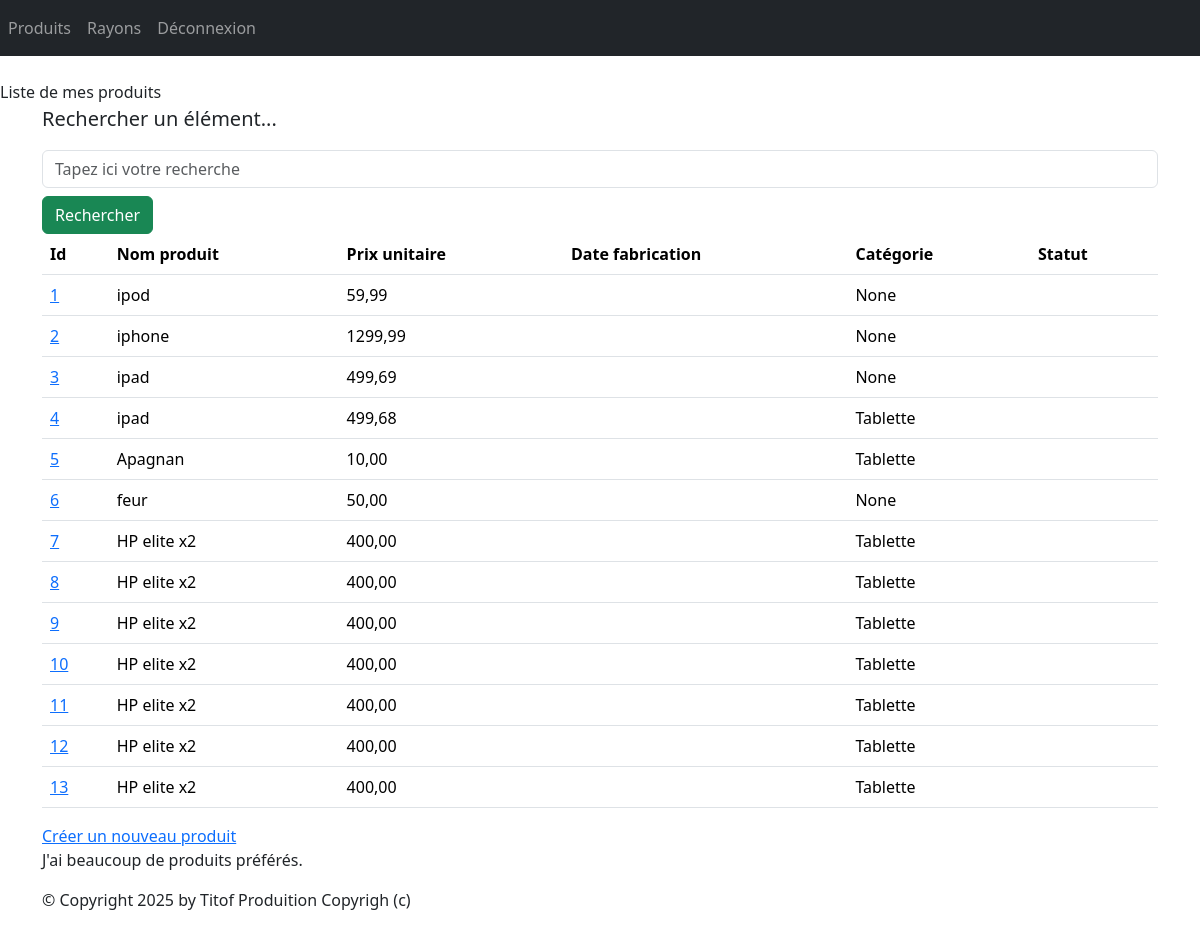
The page /monApp/produits/ (signed in) on the database as committed earlier.
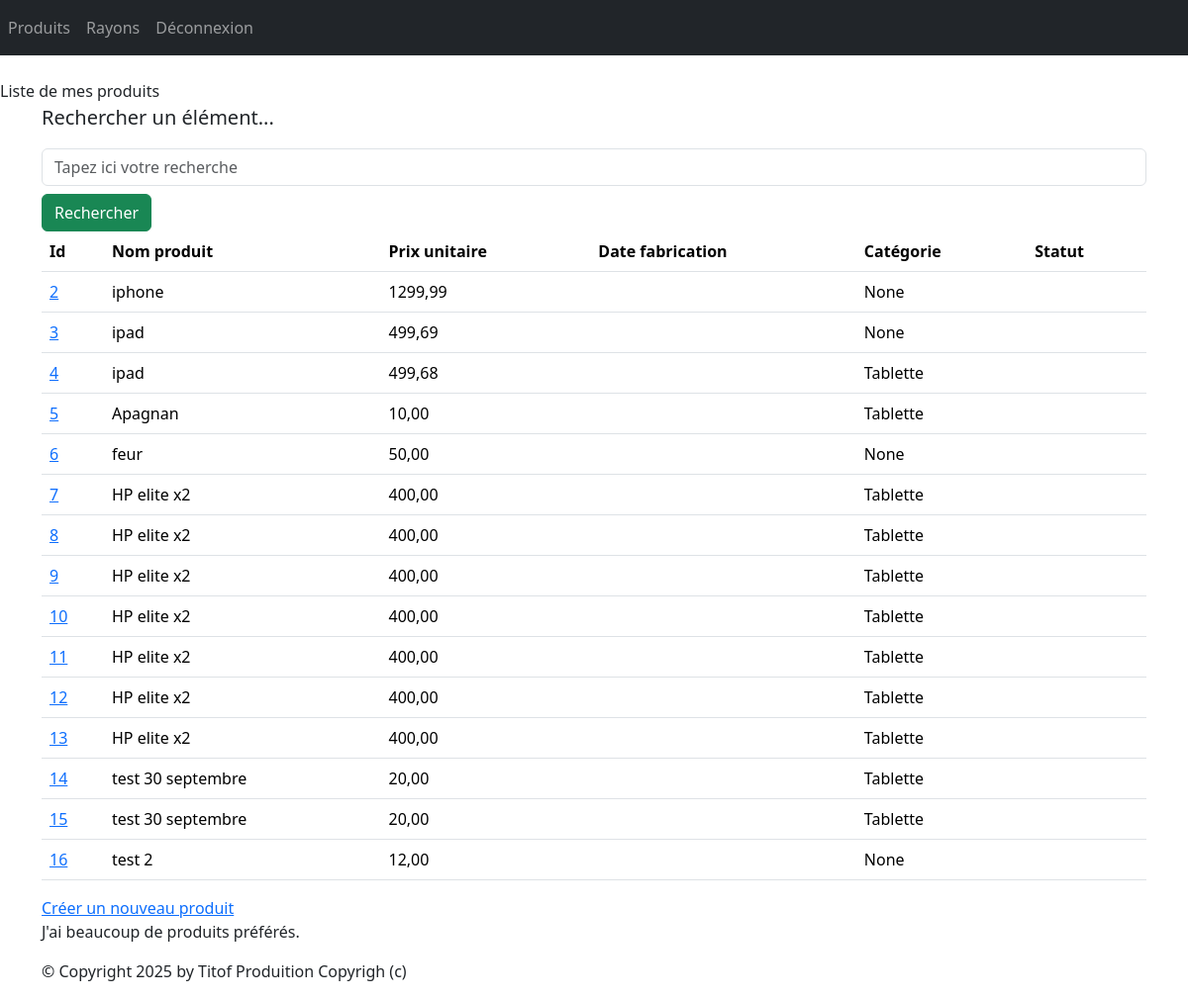
The same page on the database as committed later.
### monApp/models.py (models this page shows, shortened)
class Produit(models.Model):
	refProd = models.AutoField(primary_key=True)
	intituleProd = models.CharField(max_length=200)
	prixUnitaireProd = models.DecimalField(max_digits=10, decimal_places=2)
	dateFabrication = models.DateField(default=datetime.date(2024, 9, 4))
	categorie = models.ForeignKey(Categorie, on_delete=models.CASCADE, related_name="produits", null=True, blank=True)
	statut = models.ForeignKey(Statut, on_delete=models.CASCADE, related_name="produits", null=True, blank=True)

class Categorie(models.Model):
	idCat = models.AutoField(primary_key=True)
	nomCat = models.CharField(max_length=100)
	def __str__(self):
		return self.nomCat

### monApp/views.py (the view)
# urls.py: path("produits/",views.ProduitListView.as_view(),name="lst_prdts"),
@method_decorator(login_required, name='dispatch')
class ProduitListView(ListView):
    model = Produit
    template_name = "monApp/list_produits.html"
    context_object_name = "prdts"
    def get_queryset(self ) :
        query = self.request.GET.get('search')
        if query:
            return Produit.objects.filter(intituleProd__icontains=query).select_related('categorie').select_related('statut')
        return Produit.objects.select_related('categorie').select_related('statut')
    def get_context_data(self, **kwargs):
        context = super(ProduitListView, self).get_context_data(**kwargs)
        context['titremenu'] = "Liste de mes produits"
        return context

### monApp/templates/monApp/list_produits.html
{% extends 'monApp/base.html' %}
{% block menu %}
    {{titremenu}}
{% endblock %}
{% block contenu %}
<p class="lead mb-3 ml-0">Rechercher un élément...</p>
<form method="GET" action="">
<input class="form-control" type="text" name="search" placeholder="Tapez ici votre recherche"
value="{{ request.GET.search }}">
<button type="submit" class="btn btn-success mt-2">Rechercher</button>
</form>
    <table class="table">
        <thead>
            <tr>
                <th>Id</th>
                <th>Nom produit</th>
                <th>Prix unitaire</th>
                <th>Date fabrication</th>
                <th>Catégorie</th>
                <th>Statut</th>
            </tr>
        </thead>
        <tbody>
            {% for prdt in prdts %}
                <tr>
                    <td><a href="{% url 'dtl-prdt' prdt.refProd %}">{{ prdt.refProd }}</a></td>
                    <td>{{ prdt.intituleProd }}</td>
                    <td>{{ prdt.prixUnitaireProd }}</td>
                    <td>{{ prdt.dateFabProd }}</td>
                    <td>{{ prdt.categorie }}</td>
                    <td>{{ prdt.status }}</td>
                </tr>
            {% endfor %}
        </tbody>
    </table>
<a href="{% url 'crt-prdt' %}">Créer un nouveau produit</a>
    <p>
        J'ai
        {% if prdts|length < 5 %}
            peu de
        {% elif prdts|length < 10 %}
            quelques
        {% else %}
            beaucoup de
        {% endif %}
        produits préférés.
    </p>
{% endblock %}

Rows that differ between the two databases and show on the page:
removed Produit: refProd "1", intituleProd "ipod", prixUnitaireProd "59,99", categorie "None"
added Produit: refProd "14", intituleProd "test 30 septembre", prixUnitaireProd "20,00", categorie "Tablette"
added Produit: refProd "15", intituleProd "test 30 septembre", prixUnitaireProd "20,00", categorie "Tablette"
added Produit: refProd "16", intituleProd "test 2", prixUnitaireProd "12,00", categorie "None"
